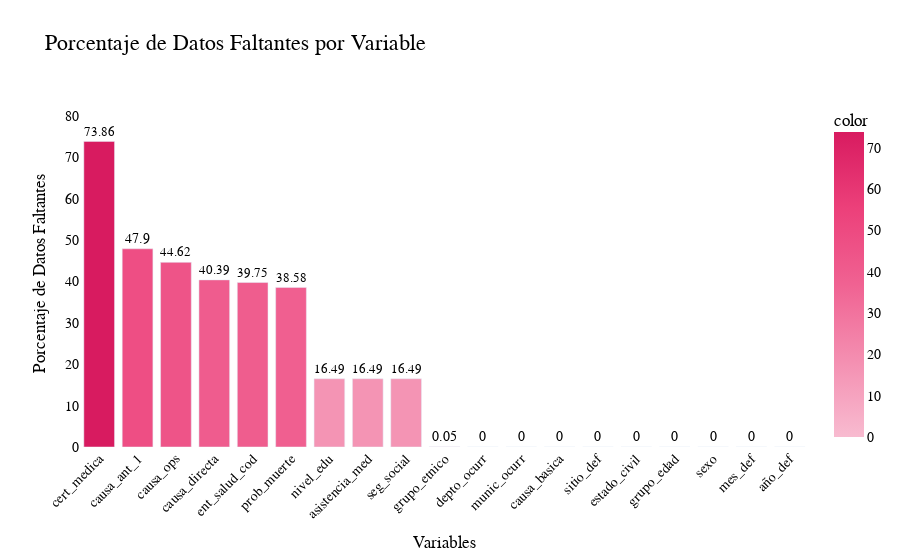

Write notebook code for a chart like this one.
### Markdown cell above
Ahora los nombres de cada variable son más legibles y ordenados. Lo que facilita el análisis de estos datos. [Diccionario de Variables](https://kmarcela11.github.io/ProyectoFinal_SeminarioInvestigativo/variables.html)

### Code cell
grafico_datos_faltantes(data)

### Figure 1 — Plotly figure (JSON) as saved in the notebook; plotly's stock layout.template omitted (floating-point values rounded to 4 significant figures)
{"data": [{"alignmentgroup": "True", "hovertemplate": "index=%{x}<br>Porcentaje de Datos Faltantes (%)=%{y}<br>text=%{text}<br>color=%{marker.color}<extra></extra>", "legendgroup": "", "marker": {"color": [73.86, 47.9, 44.62, 40.39, 39.75, 38.58, 16.49, 16.49, 16.49, 0.05352, 0, 0, 0, 0, 0, 0, 0, 0, 0], "coloraxis": "coloraxis", "pattern": {"shape": ""}}, "name": "", "offsetgroup": "", "orientation": "v", "showlegend": false, "text": [73.86, 47.9, 44.62, 40.39, 39.75, 38.58, 16.49, 16.49, 16.49, 0.05, 0, 0, 0, 0, 0, 0, 0, 0, 0], "textposition": "outside", "type": "bar", "x": ["cert_medica", "causa_ant_1", "causa_ops", "causa_directa", "ent_salud_cod", "prob_muerte", "nivel_edu", "asistencia_med", "seg_social", "grupo_etnico", "depto_ocurr", "munic_ocurr", "causa_basica", "sitio_def", "estado_civil", "grupo_edad", "sexo", "mes_def", "año_def"], "xaxis": "x", "y": [73.86, 47.9, 44.62, 40.39, 39.75, 38.58, 16.49, 16.49, 16.49, 0.05352, 0, 0, 0, 0, 0, 0, 0, 0, 0], "yaxis": "y"}], "layout": {"barmode": "relative", "coloraxis": {"colorbar": {"title": {"text": "color"}}, "colorscale": [[0, "#F8BBD0"], [0.25, "#F48FB1"], [0.5, "#F06292"], [0.75, "#EC407A"], [1, "#D81B60"]]}, "font": {"color": "black", "family": "Bahnschrift", "size": 14}, "legend": {"tracegroupgap": 0}, "paper_bgcolor": "white", "plot_bgcolor": "white", "title": {"font": {"color": "black", "family": "Bahnschrift", "size": 22}, "text": "Porcentaje de Datos Faltantes por Variable"}, "xaxis": {"anchor": "y", "domain": [0, 1], "tickangle": -45, "title": {"text": "Variables"}}, "yaxis": {"anchor": "x", "domain": [0, 1], "range": [0, 83.86], "title": {"text": "Porcentaje de Datos Faltantes"}}}}
